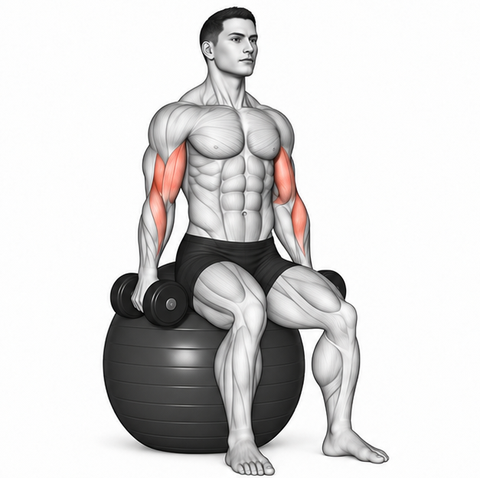
#> input picture assets/motion_repairs/20261022_review44/1659-fixed.webp, 480 x 480 px, given in place of dataset_motion_1659.webp, which was not available
$ python register_frames.py
#> lines starting #> are read from the running program, lines starting #| are printed output that depends on the picture; after the words box and inside, x2 and y2 are one past the last pixel; in counts of white or black regions, pixels touching at a corner belong together
#!/usr/bin/env python3
"""Register Batch 44 candidate 1659 with integer shifts, 800/380/800/380 ms loop, and anchor verification."""
from pathlib import Path
import json
import struct
import numpy as np
from PIL import Image, ImageDraw, ImageSequence

B = Path(__file__).resolve().parent
R = B.parents[2]
W, H = 480, 480
DURATIONS = [800, 380, 800, 380]

CANDIDATES = {
    "1659": {
        "shifts": [(0, -2), (0, -2), (0, -2), (0, -2)],
        "anchors": {
            "ball_bottom": (145, 345, 260, 445),
            "foot_left": (195, 395, 275, 474),
            "foot_right": (300, 390, 395, 474),
            "head_crown": (195, 6, 255, 65),
        },
    },
}


def ncc_at(ref_gray, tgt_gray, box, dx, dy):
    x0, y0, x1, y1 = box
    h, w = ref_gray.shape
    xx0, yy0, xx1, yy1 = x0 + dx, y0 + dy, x1 + dx, y1 + dy
    if xx0 < 0 or yy0 < 0 or xx1 > w or yy1 > h:
        return -1.0
    a = ref_gray[y0:y1, x0:x1]
    b = tgt_gray[yy0:yy1, xx0:xx1]
    sa, sb = a.std(), b.std()
    if sa < 1e-3 or sb < 1e-3:
        return 0.0
    return float(((a - a.mean()) * (b - b.mean())).mean() / (sa * sb))


def best_shift(ref_gray, tgt_gray, box, radius=8):
    best_sc, bdx, bdy = -1.0, 0, 0
    sc0 = ncc_at(ref_gray, tgt_gray, box, 0, 0)
    for dy in range(-radius, radius + 1):
        for dx in range(-radius, radius + 1):
            sc = ncc_at(ref_gray, tgt_gray, box, dx, dy)
            if sc > best_sc:
                best_sc, bdx, bdy = sc, dx, dy
    return bdx, bdy, best_sc, sc0


report = {}
strip = Image.new("RGB", (W * 4, H), (255, 255, 255))
#> strip: PIL image 1920x480 RGB; every value is 255

for idx, (eid, cfg) in enumerate(CANDIDATES.items()):
    src = R / f"app/src/main/res/raw/dataset_motion_{eid}.webp"
    orig_frames = [f.convert("RGB") for f in ImageSequence.Iterator(Image.open(src))]
#> orig_frames = 4 items
    assert len(orig_frames) == 4 and all(f.size == (W, H) for f in orig_frames)
    shifts = cfg["shifts"]
    out_frames = []
    for fi in range(4):
        src_i = 1 if fi == 3 else fi
        dx, dy = shifts[fi]
        canvas = Image.new("RGB", (W, H), (255, 255, 255))
        canvas.paste(orig_frames[src_i], (dx, dy))
        out_frames.append(canvas)
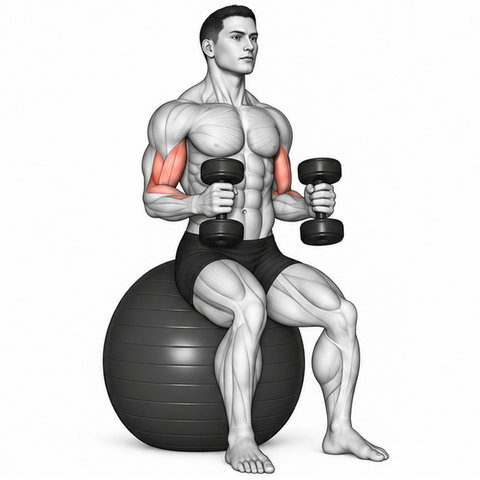
#> canvas: PIL image 480x480 RGB; mean R, G, B 213.2, 212.5, 212.2
#> after the loop, out_frames = 4 items

    arrs = [np.asarray(f, dtype=np.float32) for f in out_frames]
#> arrs = 4 items
    grays = [a.mean(axis=2) for a in arrs]
#> grays = 4 items
    fg = [int((a.min(axis=2) < 245).sum()) for a in arrs]
#> fg = [74642, 74417, 74960, 74417]
    assert np.array_equal(arrs[1], arrs[3]), f"{eid}: Frame 4 must equal Frame 2"
    for fi, a in enumerate(arrs):
        m = a.min(axis=2) < 245
        assert not (m[0].any() or m[-1].any() or m[:, 0].any() or m[:, -1].any()), f"{eid} F{fi} touches border"
#> this loop made 4 passes
#> pass 1, `m = a.min(axis=2) < 245`:
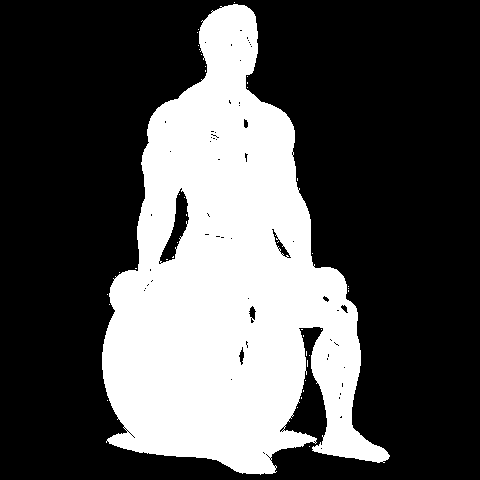
#> m: shape (480, 480) bool; 32.4% white; 40 white regions (39 under 20 px), largest, box (x1, y1, x2, y2) and area: (102, 4, 390, 475) 74578

    max_res = 0.0
    min_sc0 = 1.0
    anchor_detail = {}
    for aname, box in cfg["anchors"].items():
        anchor_detail[aname] = {}
        for fi in (0, 2):
            bdx, bdy, bsc, sc0 = best_shift(grays[1], grays[fi], box)
            res = (bdx ** 2 + bdy ** 2) ** 0.5
            max_res = max(max_res, res)
            min_sc0 = min(min_sc0, sc0)
            anchor_detail[aname][f"F{fi}"] = {
                "best_dx": bdx,
                "best_dy": bdy,
                "best_score": round(bsc, 4),
                "score_at_0": round(sc0, 4),
                "residual_px": round(res, 2),
            }
#> this loop made 4 passes
#> pass 1, in ncc_at, `a = ref_gray[y0:y1, x0:x1]`:
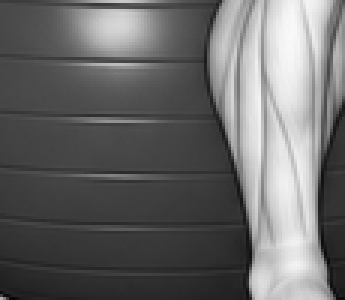
#> a: shape (100, 115) float32 (shown 3 times larger); min 4, max 249, mean 105.3
#> pass 1, in ncc_at (call 2), `b = tgt_gray[yy0:yy1, xx0:xx1]`:
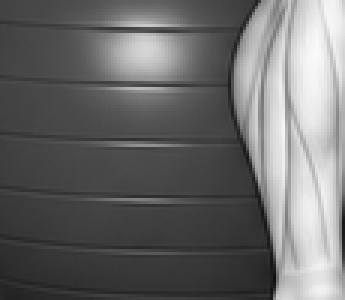
#> b: shape (100, 115) float32 (shown 3 times larger); min 17.33, max 250, mean 106.7
#> pass 1, in ncc_at (call 3), `b = tgt_gray[yy0:yy1, xx0:xx1]`:
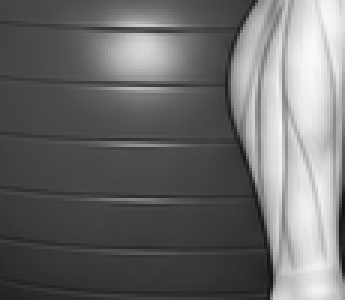
#> b: shape (100, 115) float32 (shown 3 times larger); min 16.33, max 250, mean 107.2

    assert max_res <= 2.0, f"{eid} max_res={max_res}"
    assert min_sc0 >= 0.96, f"{eid} min_sc0={min_sc0}"

    out_webp = B / f"{eid}-fixed.webp"
    out_frames[0].save(
        out_webp,
        format="WEBP",
        save_all=True,
        append_images=out_frames[1:],
        duration=DURATIONS,
        loop=0,
        lossless=True,
    )
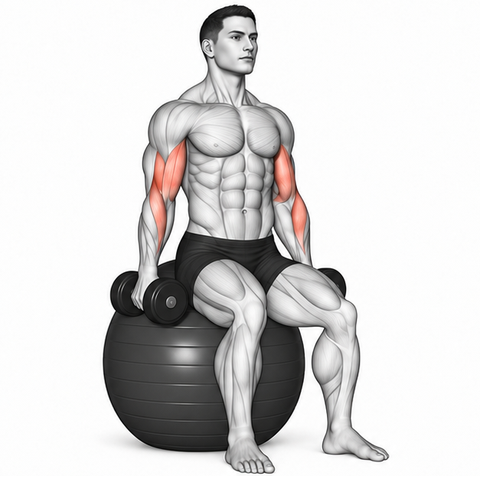
#> saved as 1659-fixed.webp: PIL image 480x480 RGB; mean R, G, B 215.9, 214.7, 214.4

    raw_webp = out_webp.read_bytes()
    re_durs = []
    pos = 12
    while pos < len(raw_webp):
        tag = raw_webp[pos:pos + 4]
        sz = struct.unpack("<I", raw_webp[pos + 4:pos + 8])[0]
        if tag == b"ANMF":
            re_durs.append(int.from_bytes(raw_webp[pos + 20:pos + 23], "little"))
        pos += 8 + sz + (sz & 1)
#> this loop made 6 passes
    reopened = Image.open(out_webp)
    re_frames = [f.convert("RGB") for f in ImageSequence.Iterator(reopened)]
    assert len(re_frames) == 4 and re_durs == DURATIONS
    assert np.array_equal(np.asarray(re_frames[1]), np.asarray(re_frames[3]))

    for fi, f in enumerate(re_frames):
        strip.paste(f, (fi * W, idx * H))
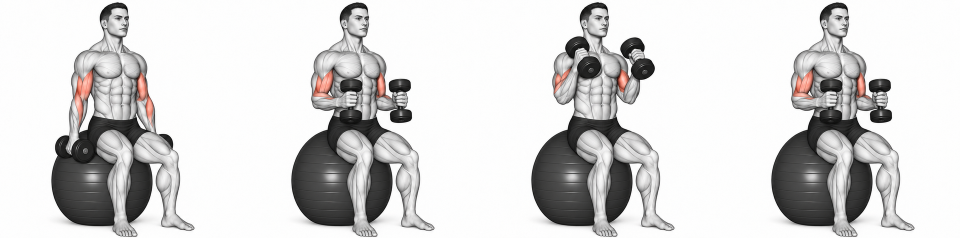
#> strip: PIL image 1920x480 RGB (shown at 1/2 size); mean R, G, B 213.7, 212.9, 212.7
    draw = ImageDraw.Draw(strip)
    draw.text((8, idx * H + 8), f"{eid} FIXED", fill=(0, 0, 0))

    report[eid] = {
        "status": "passed",
        "frames": 4,
        "size": [W, H],
        "durations_ms": DURATIONS,
        "frame4_equals_frame2": True,
        "max_anchor_residual_px": round(max_res, 2),
        "min_anchor_match_score": round(min_sc0, 4),
        "foreground_pixels": fg,
        "fg_preserved": True,
        "anchors": anchor_detail,
    }

strip.save(B / "contact-fixed-1.jpg", quality=92)
print(json.dumps(report, ensure_ascii=False, indent=2))
#> (printed output is left out)
